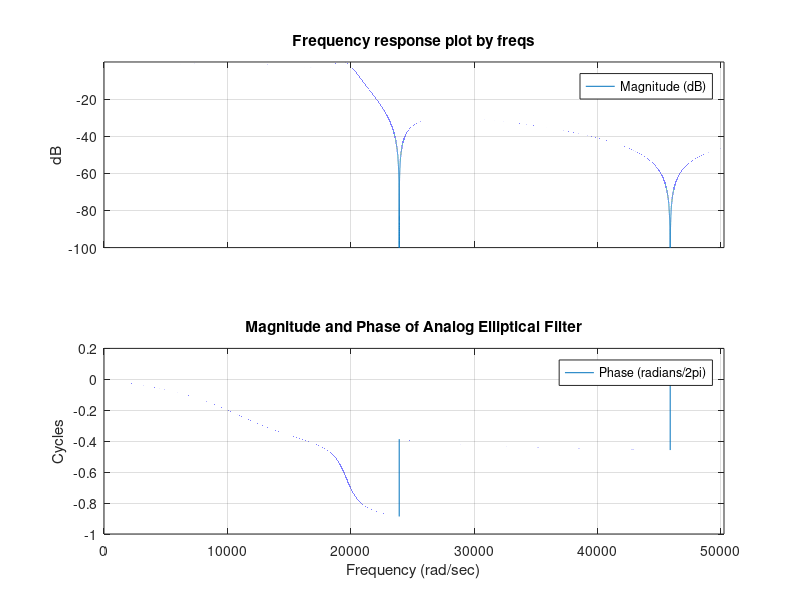
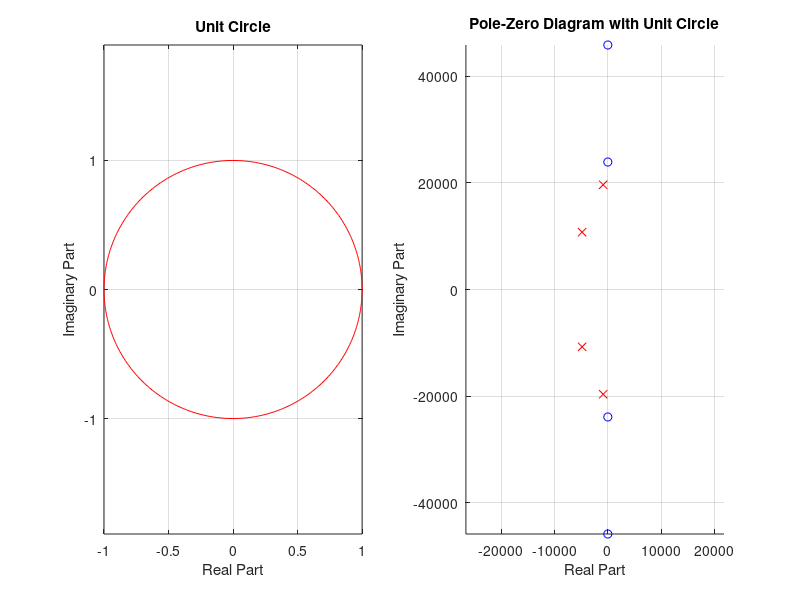
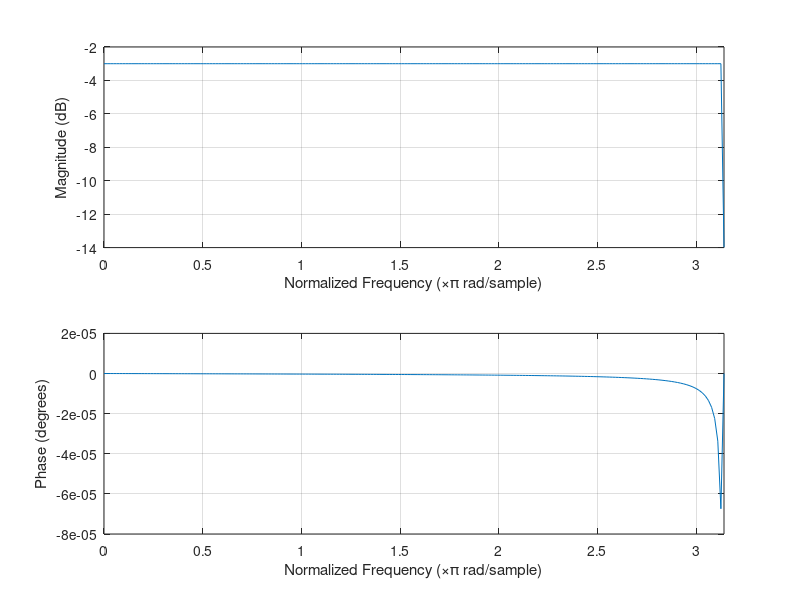
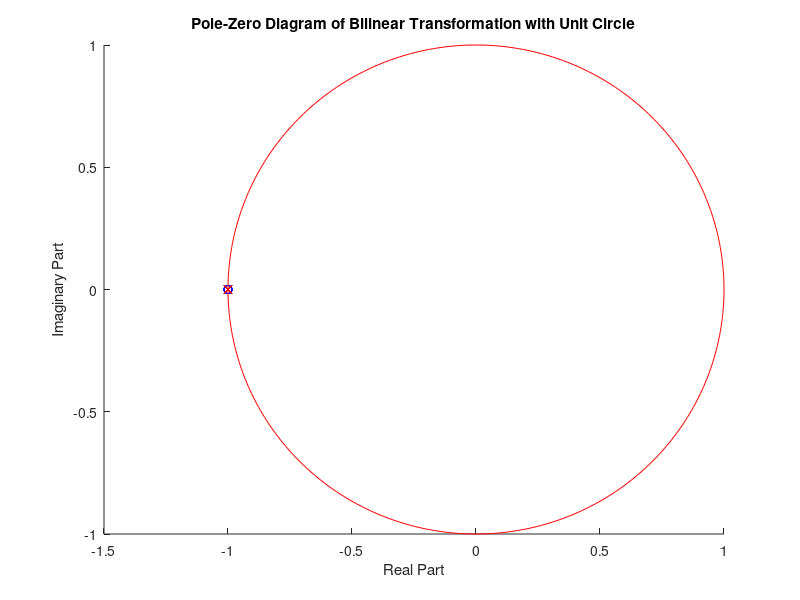

Recreate these plots in MATLAB, in order. (Note: this script raises an error after producing the figures.)
passband = 0.4*pi;
stopband = 0.5*pi;
T = 1/16000;
omega_analog = 0:pi/20:pi/T;
omega_digital = 0:pi/200:pi;
ripple = 3;
attenuation = 30;

%1)
omega_p = passband / T;
omega_s = stopband / T;
[N, omega_p_ellip] = ellipord(omega_p,omega_s, ripple, attenuation, 's');
[num, den] = ellip(N, ripple, attenuation, omega_p_ellip, 's');
num_roots = roots(num);
den_roots = roots(den);
figure;
freqs(num, den, omega_analog);
title('Magnitude and Phase of Analog Elliptical Filter');
figure;
subplot(1,2,1);
plot(real(exp(1i*[0:pi/200:2*pi])), imag(exp(j*[0:pi/200:2*pi])), 'r');
title('Unit Circle');
xlabel('Real Part');
ylabel('Imaginary Part');
axis equal;  
grid
subplot(1,2,2);
hold on;
plot(real(num_roots), imag(num_roots), 'bo');
plot(real(den_roots), imag(den_roots), 'rx');       
plot(real(exp(1i*(0:pi/200:2*pi))), imag(exp(1i*(0:pi/200:2*pi))), 'r');  

axis equal;
grid

xlabel('Real Part');
ylabel('Imaginary Part');
title('Pole-Zero Diagram with Unit Circle');

hold off;


%2)
[num_ellip, den_ellip] = bilinear(num, den, 1/T);
figure;
freqz(num_ellip, den_ellip, omega_digital);
num_ellip_roots = roots(num_ellip);
den_ellip_roots = roots(den_ellip);
figure;
hold on;
plot(real(num_ellip_roots), imag(num_ellip_roots), 'bo');
plot(real(den_ellip_roots), imag(den_ellip_roots), 'rx');       
plot(real(exp(1i*(0:pi/200:2*pi))), imag(exp(1i*(0:pi/200:2*pi))), 'r');
xlabel('Real Part');
ylabel('Imaginary Part');
title('Pole-Zero Diagram of Bilinear Transformation with Unit Circle');
hold off;

%The passband and stopband do not meet the specs because the frequency
%response falls off too early. The analog specs can't be matched to the
%digital specs without prewarping the frequencies. The roots of the
%left-half s-plane were mapped to the interior of the unit circle in the
%z-plane.

%3)
omega_p_prewarp = 2/T*tan(passband/2);
omega_s_pre = 2/T*tan(stopband/2);
[N_pre, omega_p_pre] = ellipord(omega_p_prewarp, omega_s_pre, ripple, attenuation, 's');
[num_pre, den_pre] = ellip(N_pre, ripple, attenuation, omega_p_pre, 's');
[num_prewarp, den_prewarp] = bilinear(num_pre, den_pre, 1/T);
figure;
freqz(num_prewarp, den_prewarp, omega_digital);
num_pre_roots = roots(num_prewarp);
den_pre_roots = roots(den_prewarp);
figure;
hold on;
plot(real(num_pre_roots), imag(num_pre_roots), 'bo');
plot(real(den_pre_roots), imag(den_pre_roots), 'rx');
plot(real(exp(1i*(0:pi/200:2*pi))), imag(exp(1i*(0:pi/200:2*pi))), 'r');
xlabel('Real Part');
ylabel('Imaginary Part');
title('Pole-Zero Diagram of Bilinear Transformation with prewarped Frequencies with Unit Circle');
hold off;

%This filter meets the specs. The frequency response falls once at the
%passband and again at the stopband before rising back up again. In the
%previous case, the frequency fell a second time a little earlier than the
%stopband. There are different poles and zeros than before but both are
%either on the unit circle(zeros) or the interior of the unit
%circle(poles).

%4)
[num_imp, den_imp] = impinvar(num, den, 1/T);
figure;
freqz(num_imp, den_imp, omega_digital);
num_imp_roots = roots(num_imp);
den_imp_roots = roots(den_imp);
figure;
hold on;
plot(real(num_imp_roots), imag(num_imp_roots), 'bo');
plot(real(den_imp_roots), imag(den_imp_roots), 'rx');
plot(real(exp(1i*(0:pi/200:2*pi))), imag(exp(1i*(0:pi/200:2*pi))), 'r');
xlabel('Real Part');
ylabel('Imaginary Part');
title('Pole-Zero Diagram of Impulse Invariance');
hold off;

%The difference in this case compared to the bilinear transform cases is
%that there was aliasing in this case. The locations of the poles and zeros
%are inside the circle except for a zero that is outside of the circle. The
%zero from the imaginary axis is mapped outside of the circle.

%5) 
%Butterworth Filter
%1) 
omega_p = passband / T;
omega_s = stopband / T;
[N, omega_n] = buttord(omega_p,omega_s, ripple, attenuation, 's');
[num, den] = butter(N, omega_n, 's');
num_roots = roots(num);
den_roots = roots(den);
figure;
freqs(num, den, omega_analog);
title('Magnitude and Phase of Analog Butterworth Filter');
figure;
subplot(1,2,1);
plot(real(exp(1i*(0:pi/200:2*pi))), imag(exp(1i*(0:pi/200:2*pi))), 'r');
title('Unit Circle');
xlabel('Real Part');
ylabel('Imaginary Part');
axis equal;  
grid
subplot(1,2,2);
hold on;
plot(real(num_roots), imag(num_roots), 'bo');
plot(real(den_roots), imag(den_roots), 'rx');       
plot(real(exp(1i*(0:pi/200:2*pi))), imag(exp(1i*(0:pi/200:2*pi))), 'r');  

axis equal;
grid

xlabel('Real Part');
ylabel('Imaginary Part');
title('Pole-Zero Diagram of Analog Butterworth Filter with Unit Circle');

hold off;

%3)
omega_p_prewarp = 2/T*tan(passband/2);
omega_s_pre = 2/T*tan(stopband/2);
[N_pre, omega_n_pre] = buttord(omega_p_prewarp, omega_s_pre, ripple, attenuation, 's');
[num_pre, den_pre] = butter(N_pre, omega_n_pre, 's');
[num_prewarp, den_prewarp] = bilinear(num_pre, den_pre, 1/T);
figure;
freqz(num_prewarp, den_prewarp, omega_digital);
num_pre_roots = roots(num_prewarp);
den_pre_roots = roots(den_prewarp);
figure;
hold on;
plot(real(num_pre_roots), imag(num_pre_roots), 'bo');
plot(real(den_pre_roots), imag(den_pre_roots), 'rx');
plot(real(exp(1i*(0:pi/200:2*pi))), imag(exp(1i*(0:pi/200:2*pi))), 'r');
xlabel('Real Part');
ylabel('Imaginary Part');
title('Pole-Zero Diagram of Bilinear Transformation with prewarped Frequencies with Unit Circle');
hold off;

%The digital filter with prewarped frequencies meets the spec after
%bilinear transformation. This filter has a much higher order than the
%elliptical filters as it has more poles and zeros.

%Chebyshev Filter
%1) 
omega_p = passband / T;
omega_s = stopband / T;
[N, omega_n] = cheb1ord(omega_p,omega_s, ripple, attenuation, 's');
[num, den] = cheby1(N, passband, omega_n, 's');
num_roots = roots(num);
den_roots = roots(den);
figure;
freqs(num, den, omega_analog);
title('Magnitude and Phase of Analog Chebyshev Type 1 Filter');
figure;
subplot(1,2,1);
plot(real(exp(1i*(0:pi/200:2*pi))), imag(exp(1i*(0:pi/200:2*pi))), 'r');
title('Unit Circle');
xlabel('Real Part');
ylabel('Imaginary Part');
axis equal;  
grid
subplot(1,2,2);
hold on;
plot(real(num_roots), imag(num_roots), 'bo');
plot(real(den_roots), imag(den_roots), 'rx');       
plot(real(exp(1i*(0:pi/200:2*pi))), imag(exp(1i*(0:pi/200:2*pi))), 'r');  

axis equal;
grid

xlabel('Real Part');
ylabel('Imaginary Part');
title('Pole-Zero Diagram with Unit Circle');

hold off;

%3)
omega_p_prewarp = 2/T*tan(passband/2);
omega_s_pre = 2/T*tan(stopband/2);
[N_pre, omega_n_pre] = cheb1ord(omega_p_prewarp, omega_s_pre, ripple, attenuation, 's');
[num_pre, den_pre] = cheby1(N_pre, passband, omega_n_pre, 's');
[num_prewarp, den_prewarp] = bilinear(num_pre, den_pre, 1/T);
figure;
freqz(num_prewarp, den_prewarp, omega_digital);
num_pre_roots = roots(num_prewarp);
den_pre_roots = roots(den_prewarp);
figure;
hold on;
plot(real(num_pre_roots), imag(num_pre_roots), 'bo');
plot(real(den_pre_roots), imag(den_pre_roots), 'rx');
plot(real(exp(1i*(0:pi/200:2*pi))), imag(exp(1i*(0:pi/200:2*pi))), 'r');
title('Pole-Zero plot of Chebyshev Type 1 Filter with prewarped frequencies with unit circle');
hold off;

%The digital filter with prewarped frequencies meets the spec after
%bilinear transformation. This filter has a higher order than Elliptical
%but not as high as Butterworth. 